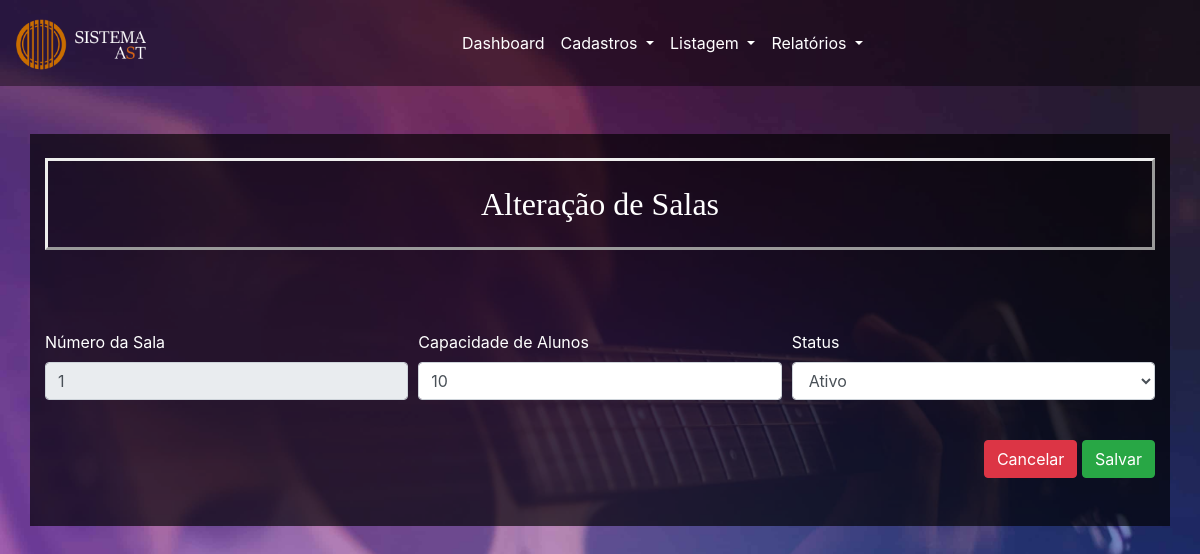
The page /alterarSala.php?id=1 on the database its author committed.
### tables this page shows
CREATE TABLE `sala` (
  `id` int(11) NOT NULL,
  `numeroSala` int(100) NOT NULL,
  `qtdAluno` int(255) NOT NULL,
  `status` tinyint(1) NOT NULL DEFAULT '1'
);

### alterarSala.php (the view, shortened to what this page needs)
<?php
    require("conexao.php");
    $sql = "select * from sala where id = ".$_GET['id'];
    $resultado = mysqli_query($conexao, $sql) or die("Erro ao alterar");
    $linha = mysqli_fetch_assoc($resultado);
?>
<!DOCTYPE html>
<html lang="en">
<head>
    <link rel="stylesheet" href="https://stackpath.bootstrapcdn.com/bootstrap/4.3.1/css/bootstrap.min.css">
</head>
<body style="background: url(Imagens/Background.jpg) no-repeat center center fixed; background-size: cover;">
<?php include("nav-bar.php"); ?>
<div><br></div>
<div class="container" style="background-color: rgba(0, 0, 0, 0.66); color: white"><br>
<h2 class="pt-4 pb-4 text-center" style="border-style: outset; font-family:verdana">Alteração de Salas</h2>
<br><br><br>
<form action="" method="post">
<div class="form-row">
    <div class="col-lg-4 col-md-6 col-sm-12">
  <div class="form-group">
<label for="numeroSala">Número da Sala</label>
<input type="number" name="numeroSala" disabled id="numeroSala" class="form-control" value="<?php echo $linha['numeroSala']?>">
</div>
</div>
<div class="form-group col-lg-4 col-md-6 col-sm-12">
            <label for="qtdAluno">Capacidade de Alunos</label>
            <input type="number" name="qtdAluno" id="qtdAluno" class="form-control" value="<?php echo $linha['qtdAluno']?>">
        </div>
        <div class="form-group col-lg-4 col-md-6 col-sm-12">
    <label for="status">Status</label>
    <select name="status" class="form-control">
<option value="1" <?= ($linha['status'] == '1') ? "selected" : "" ?>>Ativo</option>
</select>
</div>
</div>
       <br>
       <div class="text-right">
            <a href="dashboard/paginas/ltr/Index.php" class="btn btn-danger" name="cancelar" value="cancelar">Cancelar</a>
            <button type="submit" class="btn btn-success" name="cadastrar" value="cadastrar">Salvar</button>
            </div>
</form>
                  <br><br>
            </div>
</body>
</html>

### rows shown on the page
sala: numeroSala "1", qtdAluno "10", status "Ativo"
